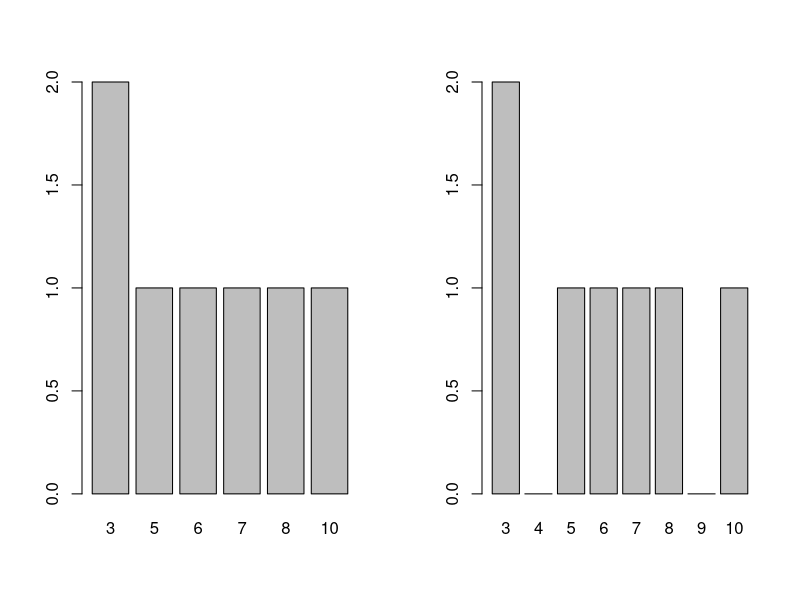
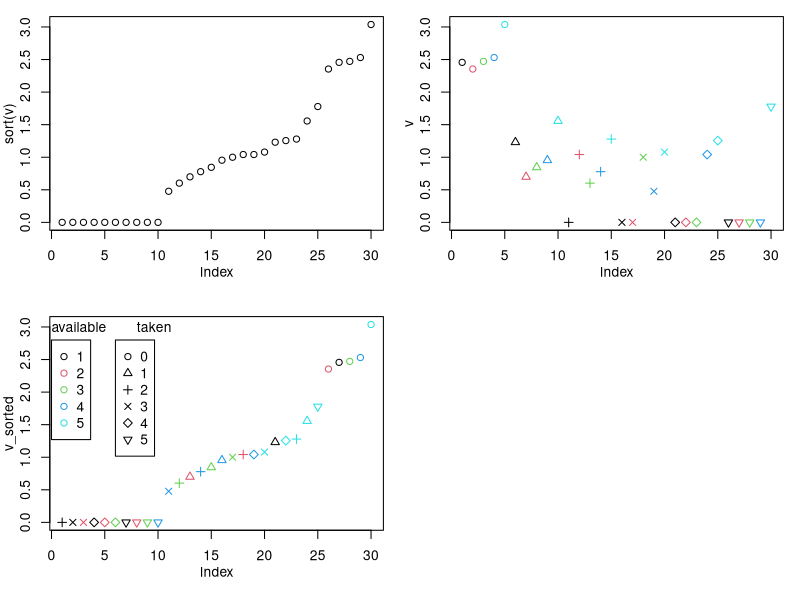

R code for these plots, in order: (Note: this script raises an error after producing the figures.)
###################################################
### chunk number 1: 
###################################################
loc = factor(rep(LETTERS[1:3],2))
day = factor(rep(1:2,each=3))
set.seed(1001)
val = round(runif(6),3)
d = data.frame(loc,day,val); d


###################################################
### chunk number 2: 
###################################################
unstack(d,val~day)


###################################################
### chunk number 3: 
###################################################
unstack(d,val~loc)


###################################################
### chunk number 4: 
###################################################
f=factor(c(3,3,5,6,7,8,10))
op=par(mfrow=c(1,2))
plot(f)
f=factor(c(3,3,5,6,7,8,10),levels=3:10)
plot(f)
par(op)


###################################################
### chunk number 5: 
###################################################
data = read.table("seedpred.dat",header=TRUE)
data$available=data$remaining+data$taken
t1 = table(data$available,data$taken)
v = as.numeric(log10(1+t1))
r = row(t1)
c = col(t1)


###################################################
### chunk number 6: 
###################################################
v_sorted = v[order(v)]
r_sorted = r[order(v)]
c_sorted = c[order(v)]


###################################################
### chunk number 7: 
###################################################
op=par(mfrow=c(2,2),mgp=c(2,1,0),mar=c(4.2,3,1,1))
plot(sort(v))
plot(v,col=r,pch=c)
plot(v_sorted,col=r_sorted,pch=c_sorted)
legend(0,2.8,pch=1,col=1:5,legend=1:5)
legend(6,2.8,pch=1:6,col=1,legend=0:5)
text(0,3,"available",adj=0)
text(8,3,"taken",adj=0)
par(op)


###################################################
### chunk number 8: 
###################################################
data = read.table("seedpred.dat",header=TRUE)
data2 = data
data2$available=data2$remaining+data2$taken
data2 = data2[data2$available==5,]
t1 = table(data2$taken,data2$Species)


###################################################
### chunk number 9: 
###################################################
op=par(mfrow=c(2,1),mgp=c(2.5,1,0),mar=c(4.1,3.5,1.1,1.1))
logt1=log10(1+t1)
barplot(logt1,beside=TRUE,ylab="log10(1+taken)")
library(gplots)
barplot2(t1+1,beside=TRUE,log="y",ylab="taken+1")
par(op)


###################################################
### chunk number 10: 
###################################################
data = read.table("ewcitmeas.dat",header=TRUE,na.strings="*")


###################################################
### chunk number 11: 
###################################################
incidence = data[,4:10]
imin = apply(incidence,2,min,na.rm=TRUE)
imax = apply(incidence,2,max,na.rm=TRUE)
irange = imax-imin


###################################################
### chunk number 12: 
###################################################
iranges = apply(incidence,2,range,na.rm=TRUE); iranges
irange = iranges[2,]-iranges[1,]


###################################################
### chunk number 13: 
###################################################
rangediff = function(x) {
  diff(range(x,na.rm=TRUE))
}
irange = apply(incidence,2,rangediff)


###################################################
### chunk number 14: 
###################################################
scaled_incidence = scale(incidence,center=imin,scale=irange)


###################################################
### chunk number 15: 
###################################################
summary(scaled_incidence)
apply(scaled_incidence,2,range,na.rm=TRUE)


###################################################
### chunk number 16: 
###################################################
imean = colMeans(incidence,na.rm=TRUE)
scaled_incidence = sweep(incidence,2,imean,"-")


###################################################
### chunk number 17: 
###################################################
c1 = colMeans(scaled_incidence,na.rm=TRUE); c1


###################################################
### chunk number 18: 
###################################################
all(abs(c1)<1e-11)


###################################################
### chunk number 19: 
###################################################
date = as.Date(paste(data$year+1900,data$mon,data$day,sep="/"))
city_names = colnames(data)[4:10]
data = cbind(data,date)
data_long=reshape(data,direction="long",
  varying=list(city_names),v.name="incidence",
  drop=c("day","mon","year"),times=factor(city_names),
  timevar="city")


###################################################
### chunk number 20: 
###################################################
city_max = tapply(data_long$incidence,data_long$city,max,na.rm=TRUE)
city_min = tapply(data_long$incidence,data_long$city,min,na.rm=TRUE)
range1 = city_max-city_min


###################################################
### chunk number 21: 
###################################################
scdat1 = data_long$incidence-city_min[data_long$city]
scdat = scdat1/range1[data_long$city]


###################################################
### chunk number 22: 
###################################################
tapply(scdat,data_long$city,range,na.rm=TRUE)
